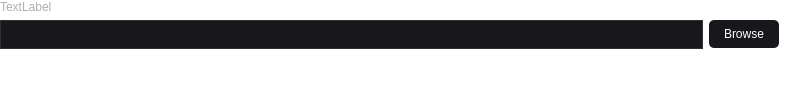
<?xml version="1.0" encoding="UTF-8"?>
<ui version="4.0">
 <author>Jiiks</author>
 <class>PathChooser</class>
 <widget class="QWidget" name="PathChooser">
  <property name="geometry">
   <rect>
    <x>0</x>
    <y>0</y>
    <width>788</width>
    <height>90</height>
   </rect>
  </property>
  <property name="minimumSize">
   <size>
    <width>0</width>
    <height>90</height>
   </size>
  </property>
  <property name="maximumSize">
   <size>
    <width>16777215</width>
    <height>16777215</height>
   </size>
  </property>
  <property name="styleSheet">
   <string notr="true">QWidget {
	background: transparent;
	color: #aeaeae;
	font-family: &quot;Roboto&quot;;
}

QLineEdit {
	background: #17171c;
	border: 1px solid #303030;
}

QPushButton {
	background: transparent;
    color: #fff;
    padding: 7px 10px;
    min-width: 50px;
	background: #17171c;
	border-radius: 5px;
}

QPushButton::hover {
	background: rgb(35, 35, 38);
	background: rgb(62, 204, 156)
}

QPlainTextEdit {
	border: 0;
}</string>
  </property>
  <layout class="QVBoxLayout" name="verticalLayout">
   <property name="leftMargin">
    <number>0</number>
   </property>
   <property name="topMargin">
    <number>0</number>
   </property>
   <property name="rightMargin">
    <number>0</number>
   </property>
   <property name="bottomMargin">
    <number>0</number>
   </property>
   <item>
    <widget class="QLabel" name="lblText">
     <property name="text">
      <string>TextLabel</string>
     </property>
    </widget>
   </item>
   <item>
    <widget class="QWidget" name="widget" native="true">
     <property name="minimumSize">
      <size>
       <width>50</width>
       <height>0</height>
      </size>
     </property>
     <layout class="QHBoxLayout" name="horizontalLayout_2">
      <property name="leftMargin">
       <number>0</number>
      </property>
      <property name="topMargin">
       <number>0</number>
      </property>
      <property name="bottomMargin">
       <number>0</number>
      </property>
      <item>
       <widget class="QLineEdit" name="lineEdit">
        <property name="minimumSize">
         <size>
          <width>0</width>
          <height>29</height>
         </size>
        </property>
        <property name="styleSheet">
         <string notr="true">padding-left: 5px;
padding-right: 5px;</string>
        </property>
        <property name="text">
         <string/>
        </property>
        <property name="frame">
         <bool>false</bool>
        </property>
        <property name="readOnly">
         <bool>true</bool>
        </property>
       </widget>
      </item>
      <item>
       <widget class="QPushButton" name="pushButton">
        <property name="text">
         <string>Browse</string>
        </property>
       </widget>
      </item>
     </layout>
    </widget>
   </item>
   <item>
    <widget class="QLabel" name="lblHint">
     <property name="maximumSize">
      <size>
       <width>16777215</width>
       <height>0</height>
      </size>
     </property>
     <property name="font">
      <font>
       <family>Roboto</family>
       <pointsize>7</pointsize>
      </font>
     </property>
     <property name="text">
      <string>Text</string>
     </property>
    </widget>
   </item>
   <item>
    <widget class="QPlainTextEdit" name="teHint">
     <property name="verticalScrollBarPolicy">
      <enum>Qt::ScrollBarAlwaysOff</enum>
     </property>
     <property name="horizontalScrollBarPolicy">
      <enum>Qt::ScrollBarAlwaysOff</enum>
     </property>
     <property name="plainText">
      <string/>
     </property>
    </widget>
   </item>
  </layout>
 </widget>
 <resources/>
 <connections>
  <connection>
   <sender>pushButton</sender>
   <signal>clicked()</signal>
   <receiver>PathChooser</receiver>
   <slot>browse()</slot>
   <hints>
    <hint type="sourcelabel">
     <x>751</x>
     <y>14</y>
    </hint>
    <hint type="destinationlabel">
     <x>393</x>
     <y>14</y>
    </hint>
   </hints>
  </connection>
 </connections>
 <slots>
  <slot>browse()</slot>
 </slots>
</ui>
